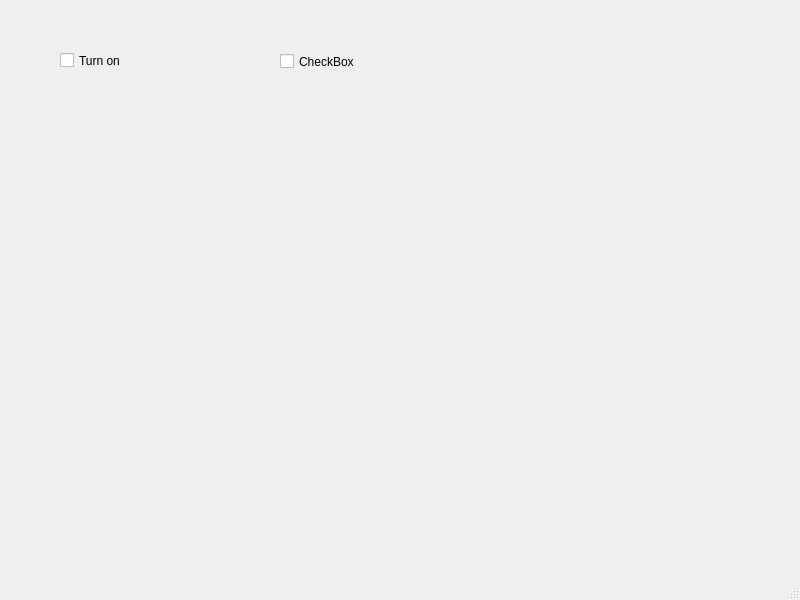
<?xml version="1.0" encoding="UTF-8"?>
<ui version="4.0">
 <class>MainWindow</class>
 <widget class="QMainWindow" name="MainWindow">
  <property name="enabled">
   <bool>true</bool>
  </property>
  <property name="geometry">
   <rect>
    <x>0</x>
    <y>0</y>
    <width>800</width>
    <height>600</height>
   </rect>
  </property>
  <property name="windowTitle">
   <string>MainWindow</string>
  </property>
  <property name="autoFillBackground">
   <bool>false</bool>
  </property>
  <widget class="QWidget" name="centralwidget">
   <widget class="QCheckBox" name="Turn_on_checkbox">
    <property name="geometry">
     <rect>
      <x>60</x>
      <y>30</y>
      <width>151</width>
      <height>61</height>
     </rect>
    </property>
    <property name="text">
     <string>Turn on</string>
    </property>
   </widget>
   <widget class="QCheckBox" name="checkBox">
    <property name="geometry">
     <rect>
      <x>280</x>
      <y>50</y>
      <width>91</width>
      <height>23</height>
     </rect>
    </property>
    <property name="text">
     <string>CheckBox</string>
    </property>
    <property name="checked">
     <bool>false</bool>
    </property>
   </widget>
  </widget>
  <widget class="QMenuBar" name="menubar">
   <property name="geometry">
    <rect>
     <x>0</x>
     <y>0</y>
     <width>800</width>
     <height>23</height>
    </rect>
   </property>
  </widget>
  <widget class="QStatusBar" name="statusbar"/>
 </widget>
 <resources/>
 <connections>
  <connection>
   <sender>Turn_on_checkbox</sender>
   <signal>toggled(bool)</signal>
   <receiver>checkBox</receiver>
   <slot>toggle()</slot>
   <hints>
    <hint type="sourcelabel">
     <x>156</x>
     <y>82</y>
    </hint>
    <hint type="destinationlabel">
     <x>293</x>
     <y>81</y>
    </hint>
   </hints>
  </connection>
 </connections>
</ui>
